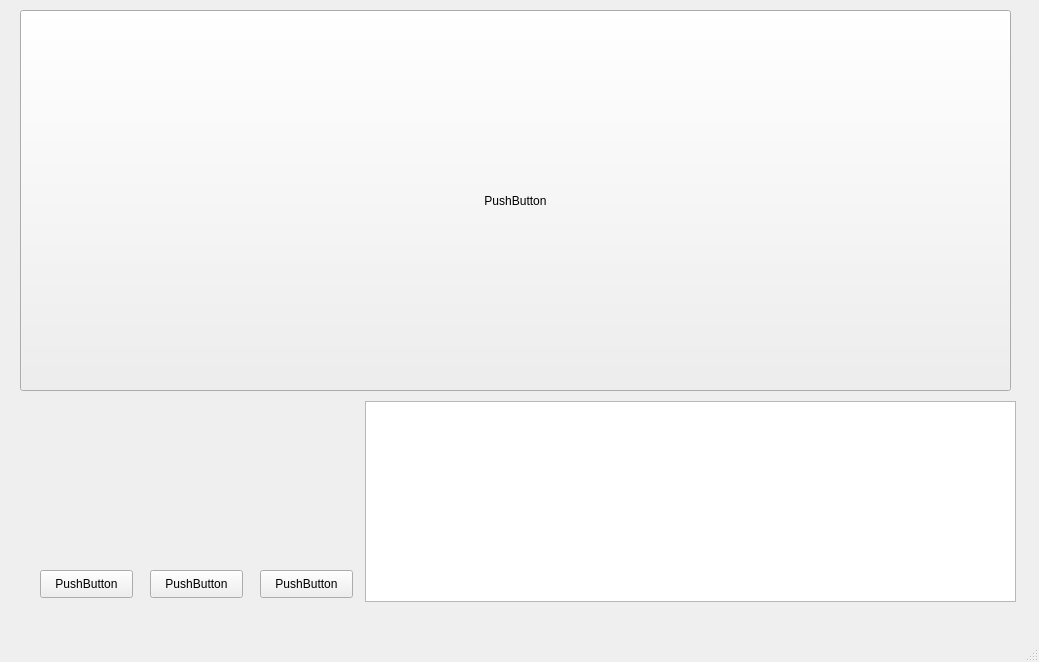
<?xml version="1.0" encoding="UTF-8"?>
<ui version="4.0">
 <class>MainWindow</class>
 <widget class="QMainWindow" name="MainWindow">
  <property name="geometry">
   <rect>
    <x>0</x>
    <y>0</y>
    <width>1039</width>
    <height>662</height>
   </rect>
  </property>
  <property name="windowTitle">
   <string>MainWindow</string>
  </property>
  <widget class="QWidget" name="centralwidget">
   <widget class="QPushButton" name="pushButton">
    <property name="geometry">
     <rect>
      <x>20</x>
      <y>10</y>
      <width>991</width>
      <height>381</height>
     </rect>
    </property>
    <property name="text">
     <string>PushButton</string>
    </property>
   </widget>
   <widget class="QPushButton" name="pushButton_2">
    <property name="geometry">
     <rect>
      <x>40</x>
      <y>570</y>
      <width>93</width>
      <height>28</height>
     </rect>
    </property>
    <property name="text">
     <string>PushButton</string>
    </property>
   </widget>
   <widget class="QPushButton" name="pushButton_3">
    <property name="geometry">
     <rect>
      <x>150</x>
      <y>570</y>
      <width>93</width>
      <height>28</height>
     </rect>
    </property>
    <property name="text">
     <string>PushButton</string>
    </property>
   </widget>
   <widget class="QPushButton" name="pushButton_4">
    <property name="geometry">
     <rect>
      <x>260</x>
      <y>570</y>
      <width>93</width>
      <height>28</height>
     </rect>
    </property>
    <property name="text">
     <string>PushButton</string>
    </property>
   </widget>
   <widget class="QTextBrowser" name="textBrowser">
    <property name="geometry">
     <rect>
      <x>365</x>
      <y>401</y>
      <width>651</width>
      <height>201</height>
     </rect>
    </property>
   </widget>
  </widget>
  <widget class="QMenuBar" name="menubar">
   <property name="geometry">
    <rect>
     <x>0</x>
     <y>0</y>
     <width>1039</width>
     <height>26</height>
    </rect>
   </property>
  </widget>
  <widget class="QStatusBar" name="statusbar"/>
 </widget>
 <resources/>
 <connections/>
</ui>
